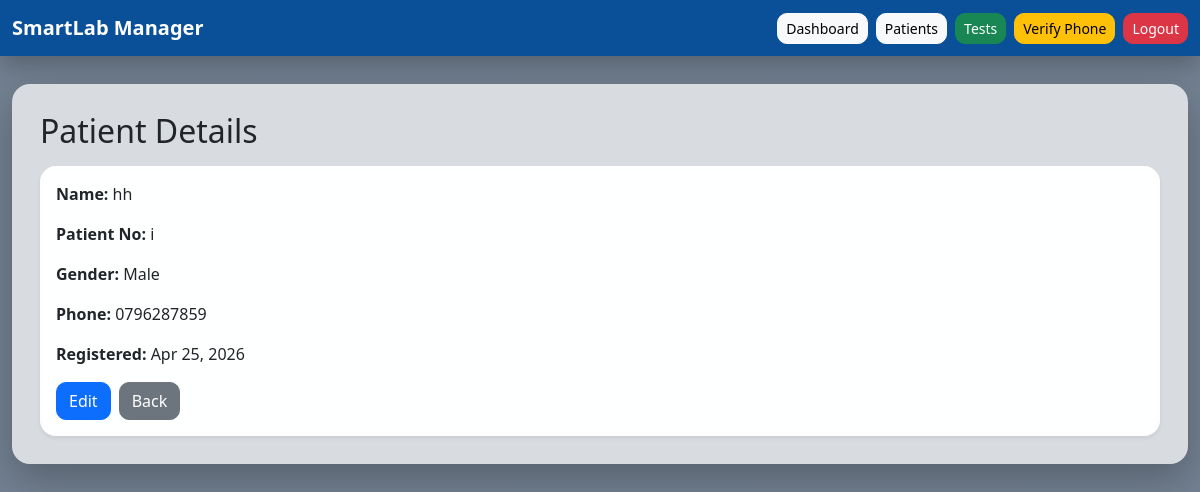
The app's page /patients/6/ with its own data.
### apps/patients/models.py (models this page shows, shortened)
class Patient(models.Model):
    full_name = models.CharField(max_length=150)
    patient_number = models.CharField(max_length=50, unique=True)
    gender = models.CharField(max_length=10)
    date_of_birth = models.DateField()
    phone = models.CharField(max_length=20, blank=True, null=True)
    address = models.TextField(blank=True, null=True)
    created_at = models.DateTimeField(auto_now_add=True)
    class Meta:
        ordering = ['-created_at']

### apps/patients/views.py (the view)
# urls.py: path('<int:pk>/', views.patient_detail, name='detail'),
def patient_detail(request, pk):
    patient = get_object_or_404(Patient, pk=pk)
    return render(request, 'patients/detail.html', {'patient': patient})

### templates/patients/detail.html (shortened to what this page needs)
{% extends "base.html" %}
{% block content %}
<h2 class="mb-3">Patient Details</h2>
<div class="card shadow-sm">
    <div class="card-body">
        <p><strong>Name:</strong> {{ patient.full_name }}</p>
        <p><strong>Patient No:</strong> {{ patient.patient_number }}</p>
        <p><strong>Gender:</strong> {{ patient.gender }}</p>
        <p><strong>Phone:</strong> {{ patient.phone }}</p>
        <p><strong>Registered:</strong> {{ patient.created_at|date:"M d, Y" }}</p>
        <div class="mt-3 d-flex gap-2">
            <a href="{% url 'patients:update' patient.pk %}" class="btn btn-primary">Edit</a>
            <a href="{% url 'patients:list' %}" class="btn btn-secondary">Back</a>
        </div>
    </div>
</div>
{% endblock %}

### templates/base.html (style rules this page uses)
body { min-height: 100vh; background: linear-gradient(rgba(0, 25, 55, 0.55), rgba(0, 25, 55, 0.55)), url("https://images.unsplash.com/photo-1579684385127-1ef15d508118") no-repeat center center fixed; background-size: cover; }
.card { border: none; border-radius: 16px; background: rgba(255, 255, 255, 0.94); backdrop-filter: blur(6px); box-shadow: 0 8px 22px rgba(0, 0, 0, 0.12); }
.btn { border-radius: 10px; }

### records on screen
Patient: full_name "hh", patient_number "i", gender "Male", phone "0796287859", created_at "Apr 25, 2026"
